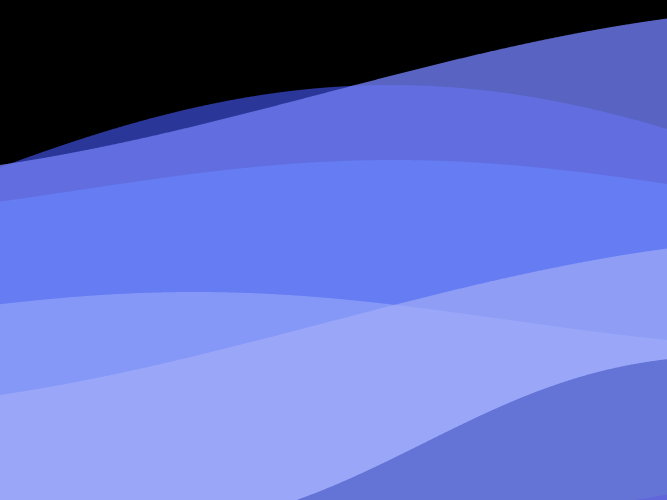
Frame 1 (no input)
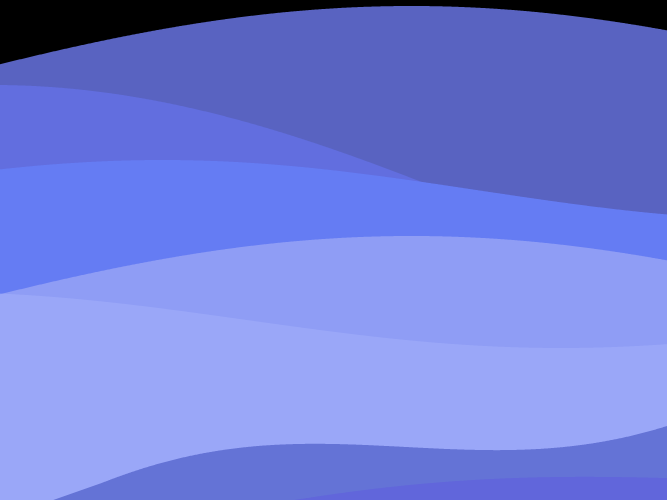
Frame 60 (no input)
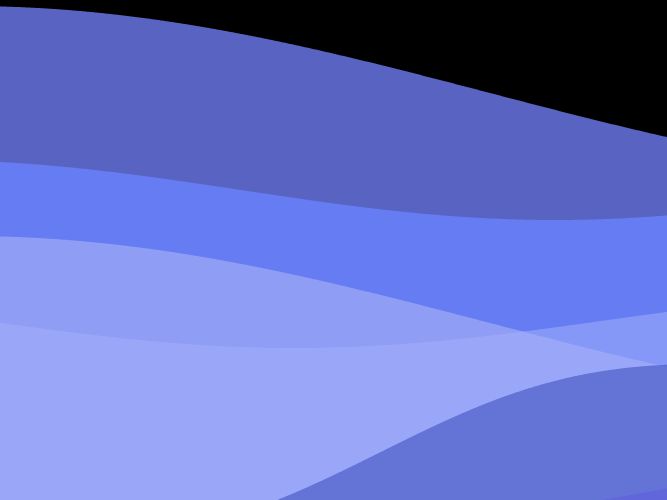
Frame 120 (the mouse pressed at the canvas centre since frame 60)

The p5.js sketch that drew these frames (run headless with seeded random() and noise() and a simulated clock; from frame 60 on, the mouse is pressed at the canvas centre):

// p5.js sketch
// ── sketch.js
function setup() {
  createCanvas(667, 500);
  noStroke();
}

function draw() {
  background(0);
  const time = Date.now()/500;
//1--------------------------------------------------
  fill(43, 54, 153, 255);
  beginShape();
  vertex(0,500);
  for (let i = 0; i < 800; i += 1) {
    const y1 = 220 + 135 * cos(time/1.65 + i * 0.003);
    vertex(i, y1);
  }
  vertex(667,500);
  endShape(true);
//2--------------------------------------------------
  fill(58, 123, 249, 255);
  beginShape();
  vertex(0,500);
  for (let i = 0; i < 800; i += 1) {
    const y1 = 190 + 30 * cos(time/1.7 + i * 0.005);
    vertex(i, y1);
  }
  vertex(667,500);
  endShape(true);
//3--------------------------------------------------
  fill(112,124,242,204);
  beginShape();
  vertex(0,500);
  for (let i = 0; i < 800; i += 1) {
    const y1 = 93 + 87 * sin(time/1.5 + i * 0.003);
    vertex(i, y1);
  }
  vertex(667,500);
  endShape(true);
//4--------------------------------------------------
  fill(185, 190, 248, 127.5);
  beginShape();
  vertex(0,500);
  for (let i = 0; i < 800; i += 1) {
    const y1 = 323 + 87 * sin(time/1.5 + i * 0.003);
    vertex(i, y1);
  }
  vertex(667,500);
  endShape(true);
//5--------------------------------------------------
  fill(165, 177, 252, 127.5);
  beginShape();
  vertex(0,500);
  for (let i = 0; i < 800; i += 1) {
    const y1 = 320 + 28 * cos(time/1.5 + i * 0.005);
    vertex(i, y1);
  }
  vertex(667,500);
  endShape(true);
//6--------------------------------------------------
  fill(77, 93, 200, 178.5);
  push();
  rotate(PI/-0.246);
  beginShape();
  vertex(-800,600);
  for (let i = 0; i < 800; i += 1) {
    const y1 =520 + 35 * cos(time/0.6 + i * 0.0075);
    vertex(i, y1);
  }
  vertex(667,800);
  endShape(true);
  pop();
//7--------------------------------------------------
  fill(97, 102, 219, 255);
  push();
  translate(-10, 0);
  rotate(PI/-0.2485);
  beginShape();
  vertex(-100,600);
  for (let i = 0; i < 800; i += 1) {
    const y1 =535 + 20 * sin(time/0.6 + i * 0.0055);
    vertex(i, y1);
  }
  vertex(667,800);
  endShape(true);
  pop();
}
